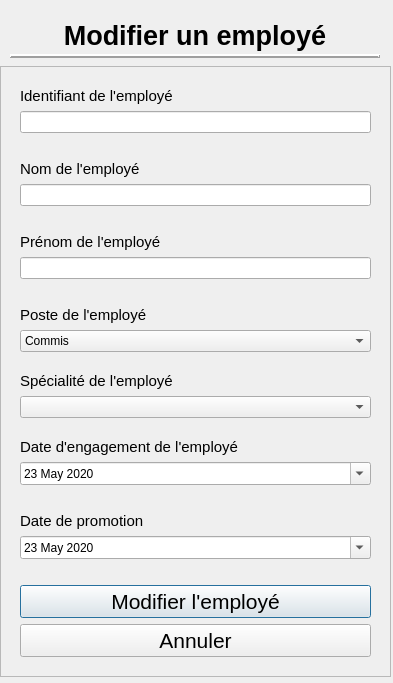
<?xml version="1.0" encoding="UTF-8"?>
<ui version="4.0">
 <class>DialogModifierEmploye</class>
 <widget class="QDialog" name="DialogModifierEmploye">
  <property name="geometry">
   <rect>
    <x>0</x>
    <y>0</y>
    <width>393</width>
    <height>683</height>
   </rect>
  </property>
  <property name="windowTitle">
   <string>Dialog</string>
  </property>
  <widget class="QFrame" name="frame">
   <property name="geometry">
    <rect>
     <x>0</x>
     <y>66</y>
     <width>391</width>
     <height>611</height>
    </rect>
   </property>
   <property name="frameShape">
    <enum>QFrame::StyledPanel</enum>
   </property>
   <property name="frameShadow">
    <enum>QFrame::Raised</enum>
   </property>
   <widget class="QWidget" name="layoutWidget">
    <property name="geometry">
     <rect>
      <x>20</x>
      <y>20</y>
      <width>351</width>
      <height>571</height>
     </rect>
    </property>
    <layout class="QVBoxLayout" name="verticalLayout_8">
     <item>
      <widget class="QLabel" name="labelIdentifiant">
       <property name="font">
        <font>
         <pointsize>11</pointsize>
         <weight>50</weight>
         <bold>false</bold>
         <kerning>true</kerning>
        </font>
       </property>
       <property name="text">
        <string>Identifiant de l'employé</string>
       </property>
      </widget>
     </item>
     <item>
      <layout class="QVBoxLayout" name="verticalLayout">
       <item>
        <widget class="QLineEdit" name="lineEditIdentifiant">
         <property name="autoFillBackground">
          <bool>false</bool>
         </property>
         <property name="frame">
          <bool>true</bool>
         </property>
         <property name="clearButtonEnabled">
          <bool>false</bool>
         </property>
        </widget>
       </item>
       <item>
        <widget class="QLabel" name="labelErreurIdentifiant">
         <property name="text">
          <string/>
         </property>
        </widget>
       </item>
      </layout>
     </item>
     <item>
      <widget class="QLabel" name="labelNom">
       <property name="font">
        <font>
         <pointsize>11</pointsize>
         <weight>50</weight>
         <bold>false</bold>
        </font>
       </property>
       <property name="text">
        <string>Nom de l'employé</string>
       </property>
      </widget>
     </item>
     <item>
      <layout class="QVBoxLayout" name="verticalLayout_2">
       <item>
        <widget class="QLineEdit" name="lineEditNom"/>
       </item>
       <item>
        <widget class="QLabel" name="labelErreurNom">
         <property name="text">
          <string/>
         </property>
        </widget>
       </item>
      </layout>
     </item>
     <item>
      <widget class="QLabel" name="labelPrenom">
       <property name="font">
        <font>
         <pointsize>11</pointsize>
         <weight>50</weight>
         <bold>false</bold>
        </font>
       </property>
       <property name="text">
        <string>Prénom de l'employé</string>
       </property>
      </widget>
     </item>
     <item>
      <layout class="QVBoxLayout" name="verticalLayout_4">
       <item>
        <widget class="QLineEdit" name="lineEditPrenom"/>
       </item>
       <item>
        <widget class="QLabel" name="labelErreurPrenom">
         <property name="text">
          <string/>
         </property>
        </widget>
       </item>
      </layout>
     </item>
     <item>
      <widget class="QLabel" name="labelPoste">
       <property name="font">
        <font>
         <pointsize>11</pointsize>
         <weight>50</weight>
         <bold>false</bold>
        </font>
       </property>
       <property name="text">
        <string>Poste de l'employé</string>
       </property>
      </widget>
     </item>
     <item>
      <layout class="QVBoxLayout" name="verticalLayout_6">
       <item>
        <widget class="QComboBox" name="comboBoxPoste">
         <item>
          <property name="text">
           <string>Commis</string>
          </property>
         </item>
         <item>
          <property name="text">
           <string>Caissier</string>
          </property>
         </item>
         <item>
          <property name="text">
           <string>Gestionnaire</string>
          </property>
         </item>
         <item>
          <property name="text">
           <string>Gerant</string>
          </property>
         </item>
        </widget>
       </item>
       <item>
        <spacer name="verticalSpacerFacteur_2">
         <property name="orientation">
          <enum>Qt::Vertical</enum>
         </property>
         <property name="sizeType">
          <enum>QSizePolicy::Ignored</enum>
         </property>
         <property name="sizeHint" stdset="0">
          <size>
           <width>48</width>
           <height>13</height>
          </size>
         </property>
        </spacer>
       </item>
      </layout>
     </item>
     <item>
      <widget class="QLabel" name="labelSpecialite">
       <property name="font">
        <font>
         <pointsize>11</pointsize>
         <weight>50</weight>
         <bold>false</bold>
        </font>
       </property>
       <property name="text">
        <string>Spécialité de l'employé</string>
       </property>
      </widget>
     </item>
     <item>
      <layout class="QVBoxLayout" name="verticalLayout_5">
       <item>
        <widget class="QComboBox" name="comboBoxSpecialite"/>
       </item>
       <item>
        <spacer name="verticalSpacerFacteur">
         <property name="orientation">
          <enum>Qt::Vertical</enum>
         </property>
         <property name="sizeType">
          <enum>QSizePolicy::Ignored</enum>
         </property>
         <property name="sizeHint" stdset="0">
          <size>
           <width>68</width>
           <height>13</height>
          </size>
         </property>
        </spacer>
       </item>
      </layout>
     </item>
     <item>
      <widget class="QLabel" name="labelDateEngagement">
       <property name="font">
        <font>
         <pointsize>11</pointsize>
         <weight>50</weight>
         <bold>false</bold>
        </font>
       </property>
       <property name="text">
        <string>Date d'engagement de l'employé</string>
       </property>
      </widget>
     </item>
     <item>
      <layout class="QVBoxLayout" name="verticalLayout_7">
       <item>
        <widget class="QDateEdit" name="dateEditDateEngagement">
         <property name="font">
          <font>
           <pointsize>9</pointsize>
          </font>
         </property>
         <property name="minimumDateTime">
          <datetime>
           <hour>0</hour>
           <minute>0</minute>
           <second>0</second>
           <year>2020</year>
           <month>5</month>
           <day>23</day>
          </datetime>
         </property>
         <property name="calendarPopup">
          <bool>true</bool>
         </property>
        </widget>
       </item>
       <item>
        <widget class="QLabel" name="labelErreurDateEngagement">
         <property name="text">
          <string/>
         </property>
        </widget>
       </item>
      </layout>
     </item>
     <item>
      <widget class="QLabel" name="labelDatePromotion">
       <property name="font">
        <font>
         <pointsize>11</pointsize>
         <weight>50</weight>
         <bold>false</bold>
        </font>
       </property>
       <property name="text">
        <string>Date de promotion</string>
       </property>
      </widget>
     </item>
     <item>
      <layout class="QVBoxLayout" name="verticalLayout_11">
       <item>
        <widget class="QDateEdit" name="dateEditDatePromotion">
         <property name="font">
          <font>
           <pointsize>9</pointsize>
          </font>
         </property>
         <property name="minimumDateTime">
          <datetime>
           <hour>0</hour>
           <minute>0</minute>
           <second>0</second>
           <year>2020</year>
           <month>5</month>
           <day>23</day>
          </datetime>
         </property>
         <property name="calendarPopup">
          <bool>true</bool>
         </property>
        </widget>
       </item>
       <item>
        <widget class="QLabel" name="labelErreurDatePromotion">
         <property name="text">
          <string/>
         </property>
        </widget>
       </item>
      </layout>
     </item>
     <item>
      <widget class="QPushButton" name="pushButtonModifierEmploye">
       <property name="font">
        <font>
         <pointsize>16</pointsize>
         <weight>50</weight>
         <italic>false</italic>
         <bold>false</bold>
        </font>
       </property>
       <property name="text">
        <string>Modifier l'employé</string>
       </property>
      </widget>
     </item>
     <item>
      <widget class="QPushButton" name="pushButtonAnnuler">
       <property name="font">
        <font>
         <pointsize>16</pointsize>
         <weight>50</weight>
         <italic>false</italic>
         <bold>false</bold>
        </font>
       </property>
       <property name="text">
        <string>Annuler</string>
       </property>
      </widget>
     </item>
    </layout>
   </widget>
  </widget>
  <widget class="Line" name="line">
   <property name="geometry">
    <rect>
     <x>10</x>
     <y>46</y>
     <width>370</width>
     <height>21</height>
    </rect>
   </property>
   <property name="frameShadow">
    <enum>QFrame::Raised</enum>
   </property>
   <property name="lineWidth">
    <number>2</number>
   </property>
   <property name="midLineWidth">
    <number>0</number>
   </property>
   <property name="orientation">
    <enum>Qt::Horizontal</enum>
   </property>
  </widget>
  <widget class="QLabel" name="labelTitreModifierEmploye">
   <property name="geometry">
    <rect>
     <x>0</x>
     <y>20</y>
     <width>390</width>
     <height>31</height>
    </rect>
   </property>
   <property name="font">
    <font>
     <family>MS Shell Dlg 2</family>
     <pointsize>20</pointsize>
     <weight>75</weight>
     <italic>false</italic>
     <bold>true</bold>
     <underline>false</underline>
     <strikeout>false</strikeout>
    </font>
   </property>
   <property name="layoutDirection">
    <enum>Qt::LeftToRight</enum>
   </property>
   <property name="text">
    <string>Modifier un employé</string>
   </property>
   <property name="alignment">
    <set>Qt::AlignCenter</set>
   </property>
  </widget>
 </widget>
 <resources/>
 <connections/>
</ui>
